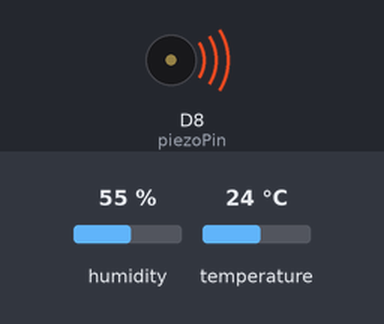
The sketch below on a simulated ESP8266 (NodeMCU). Parts: buzzer (waves = sounding). The test bench sets the inputs (shaded band); at power-on: humidity 55 %, temperature 24 °C. What the sketch prints to the serial monitor is not drawn.

Above: at 0.2 s.
At 2.7 s:
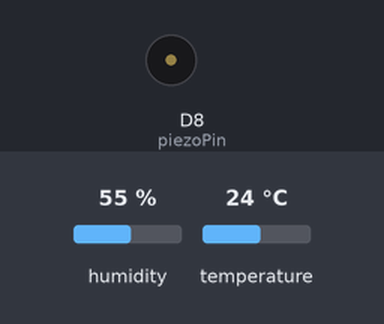
Timing chart, 0 to 6.5 s (numbered marks = the images above):
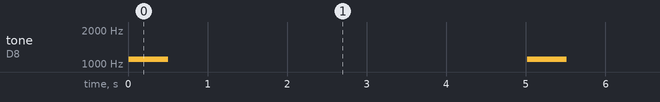

Measured:
- by itself, tone on D8 (piezoPin): alternates 1100 Hz for 0.50 s and silent for 4.5 s

The sketch:

Controller.ino
```cpp
/* How to use the DHT-22 sensor with Arduino uno
   Temperature and humidity sensor
   More info: http://www.ardumotive.com/how-to-use-dht-22-sensor-en.html
   Dev: Michalis Vasilakis // Date: 1/7/2015 // www.ardumotive.com */

//Libraries
#include <DHT.h>;

//Constants
#define DHTPIN D7     // what pin we're connected to
#define DHTTYPE DHT22   // DHT 22  (AM2302)
DHT dht(DHTPIN, DHTTYPE); //// Initialize DHT sensor for normal 16mhz Arduino
int piezoPin = D8;
int pretemp = 0;
int rns = 0;
//Variables
int chk;
float hum;  //Stores humidity value
float temp; //Stores temperature value

void setup()
{

  Serial.begin(9600);
  dht.begin();
}

void loop()
{

    //Read data and store it to variables hum and temp
    hum = dht.readHumidity();
    temp= dht.readTemperature();
    //Print temp and humidity values to serial monitor
    Serial.print("Humidity: ");
    Serial.print(hum);
    Serial.print(" %, Temp: ");
    Serial.print(temp);
    Serial.println(" Celsius");
    if (temp > pretemp || temp > -5){
      Serial.print("Detected Temperature Rise\n");
     if (temp > -10){
        tone(piezoPin, 1100, 500);
      }
    }
    if (rns >= 3){
      Serial.print("Set new Control Temperature\n");
      rns = 0;
      pretemp = temp;
    }


    rns++;

    delay(5000); //Delay 2 sec.
}
```
